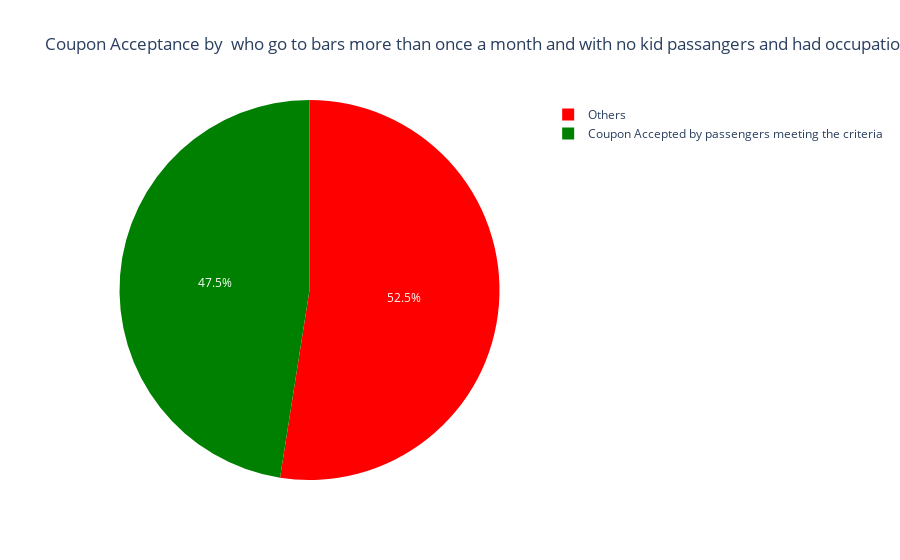

The code cell stored with this chart in its notebook:
### Markdown cell above
#### <span style='color:red'>Answer: Coupon acceptance rate of drivers who go to the bar 1 or more times has passengers that were not a kid and had occupations other than farming, fishing or forestry is almost equal the the Others not matching the criteria</span>

### Code cell
#Create a Dataframe for the given criteria
data_bar_accept_above_gteq_1_nokid_pass_nofarmfishfor = data_bar_accept_coupons.query('passanger !="Kid(s)" and Bar in["1~3","gt8","4~8"] and occupation != "Farming Fishing & Forestry"')  
#Create a Dataframe for the proportion
data_bar_accept_above_gteq_1_nokid_pass_nofarmfishfor_prop = pd.DataFrame({'Proportion':[(len(data_bar_accept_coupons)-len(data_bar_accept_above_gteq_1_nokid_pass_nofarmfishfor))/len(data_bar_accept_coupons), len(data_bar_accept_above_gteq_1_nokid_pass_nofarmfishfor)/len(data_bar_accept_coupons)],
                                                   'Category':["Others","Coupon Accepted by passengers meeting the criteria"]})
fig = px.pie(data_bar_accept_above_gteq_1_nokid_pass_nofarmfishfor_prop, values='Proportion',names='Category', title='Coupon Acceptance by  who go to bars more than once a month and with no kid passangers and had occupations other than farming, fishing, or forestry',
             color_discrete_sequence=["red", "green", "blue", "goldenrod", "magenta"])
fig.show()

### Figure 1 — Plotly figure (JSON) as saved in the notebook; plotly's stock layout.template omitted (floating-point values rounded to 4 significant figures)
{"data": [{"domain": {"x": [0, 1], "y": [0, 1]}, "hovertemplate": "Category=%{label}<br>Proportion=%{value}<extra></extra>", "labels": ["Others", "Coupon Accepted by passengers meeting the criteria"], "legendgroup": "", "name": "", "showlegend": true, "type": "pie", "values": [0.5248, 0.4752]}], "layout": {"legend": {"tracegroupgap": 0}, "piecolorway": ["red", "green", "blue", "goldenrod", "magenta"], "title": {"text": "Coupon Acceptance by  who go to bars more than once a month and with no kid passangers and had occupations other than farming, fishing, or forestry"}}}
